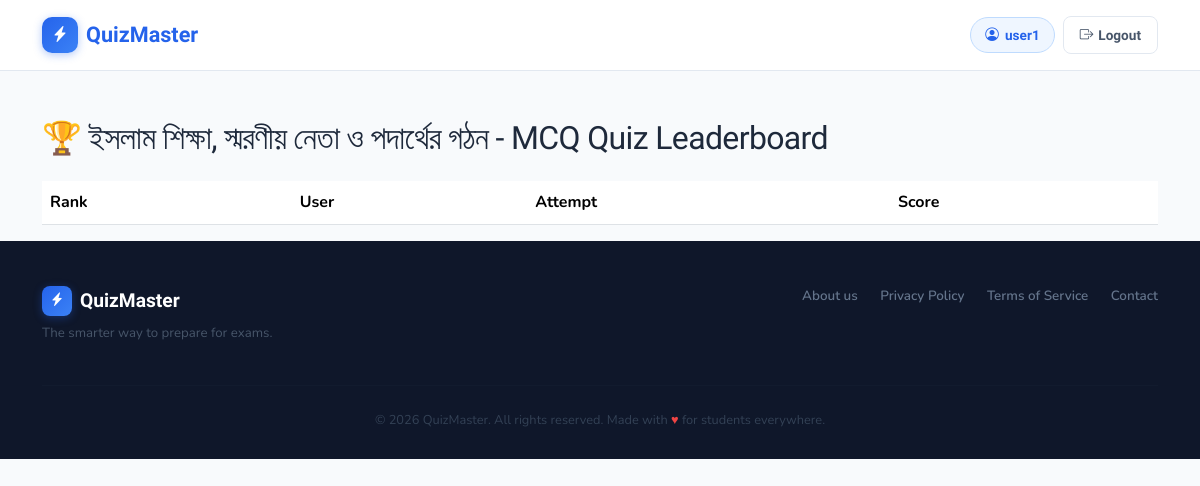
/quiz/1/leaderboard/ (signed in), run on an earlier commit of the app's database.
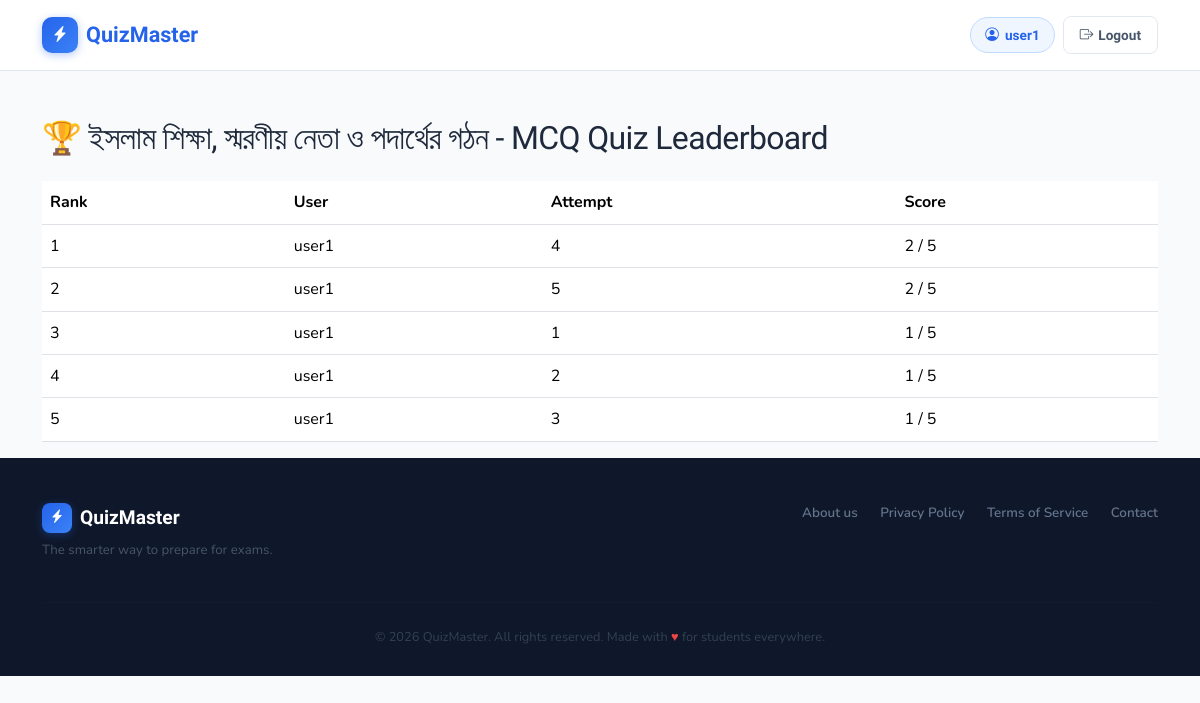
And on a later commit of the database.
### quiz/models.py (models this page shows, shortened)
class Quiz(models.Model):
    subject = models.ForeignKey(Subject, on_delete=models.CASCADE)
    title = models.CharField(max_length=200)
    questions_json = models.JSONField()
    created_at = models.DateTimeField(auto_now_add=True)

class QuizAttempt(models.Model):
    user = models.ForeignKey(User, on_delete=models.CASCADE)
    quiz = models.ForeignKey(Quiz, on_delete=models.CASCADE)
    score = models.IntegerField()
    total = models.IntegerField()
    attempt_number = models.IntegerField()
    created_at = models.DateTimeField(auto_now_add=True)

### quiz/views.py (the view)
# urls.py: path("quiz/<int:quiz_id>/leaderboard/", views.quiz_leaderboard, name="quiz_leaderboard"),
@login_required
def quiz_leaderboard(request, quiz_id):
    quiz = get_object_or_404(Quiz, id=quiz_id)
    leaderboard = QuizAttempt.objects.filter(
        quiz=quiz
    ).order_by("-score", "created_at")
    return render(request, "quiz/quiz_leaderboard.html", {
        "quiz": quiz,
        "leaderboard": leaderboard
    })

### quiz/templates/quiz/quiz_leaderboard.html
{% extends "quiz/base.html" %}
{% block content %}
<div class="container mt-5">
<h2 class="mb-4">
🏆 {{ quiz.title }} Leaderboard
</h2>
<table class="table">
<thead>
<tr>
<th>Rank</th>
<th>User</th>
<th>Attempt</th>
<th>Score</th>
</tr>
</thead>
<tbody>
{% for item in leaderboard %}
<tr>
<td>{{ forloop.counter }}</td>
<td>{{ item.user.username }}</td>
<td>{{ item.attempt_number }}</td>
<td>{{ item.score }} / {{ item.total }}</td>
</tr>
{% endfor %}
</tbody>
</table>
</div>
{% endblock %}

### quiz/templates/quiz/base.html (shortened to what this page needs)
<!DOCTYPE html>
<html lang="en">
<head>
  <link href="https://cdn.jsdelivr.net/npm/bootstrap@5.3.3/dist/css/bootstrap.min.css" rel="stylesheet" />
  <link rel="stylesheet" href="https://cdn.jsdelivr.net/npm/bootstrap-icons@1.11.3/font/bootstrap-icons.min.css" />
</head>
<body>
<nav class="navbar navbar-expand-lg qm-nav" id="mainNav">
  <div class="container">
    <a class="navbar-brand qm-brand" href="{% url 'home' %}">
      <div class="qm-brand-icon"><i class="bi bi-lightning-charge-fill"></i></div>
      QuizMaster
    </a>
    <div class="collapse navbar-collapse" id="navbarNav">
      <div class="ms-auto d-flex align-items-center nav-btns gap-2">
        {% if user.is_authenticated %}
          <span class="nav-user-chip">
            <i class="bi bi-person-circle"></i>{{ user.username }}
          </span>
          <a href="{% url 'logout' %}" class="btn-nav-logout">
            <i class="bi bi-box-arrow-right"></i>Logout
          </a>
        {% else %}
          <a href="{% url 'login' %}" class="btn-nav-login">Login</a>
          <a href="{% url 'register' %}" class="btn-nav-register">
            <i class="bi bi-person-plus-fill me-1"></i>Register Free
          </a>
        {% endif %}
      </div>
    </div>
  </div>
</nav>
<main>{% block content %}{% endblock %}</main>
<footer class="qm-footer">
  <div class="container">
    <div class="row align-items-start">
      <div class="col-12 col-md-6 mb-3 mb-md-0">
        <div class="footer-brand-row">
          <div class="qm-brand-icon" style="width:30px;height:30px;font-size:0.85rem;border-radius:8px;">
            <i class="bi bi-lightning-charge-fill"></i>
          </div>
          <span class="footer-brand-text">QuizMaster</span>
        </div>
        <p class="footer-tagline">The smarter way to prepare for exams.</p>
      </div>
      <div class="col-12 col-md-6 d-flex align-items-center justify-content-md-end">
        <div class="footer-links">
          <a href="{% url 'about' %}">About us</a>
          <a href="#">Privacy Policy</a>
          <a href="#">Terms of Service</a>
          <a href="#">Contact</a>
        </div>
      </div>
    </div>
    <hr class="footer-divider" />
    <div class="text-center">
      <p class="footer-copyright mb-0">
        &copy; {% now "Y" %} QuizMaster. All rights reserved.
        Made with <span style="color:var(--danger);">♥</span> for students everywhere.
      </p>
    </div>
  </div>
</footer>
</body>
</html>

### quiz/templates/quiz/base.html (style rules this page uses)
:root { --primary: #2563EB; --primary-hover: #1d4ed8; --primary-light: #eff6ff; --primary-mid: #bfdbfe; --secondary: #10B981; --secondary-hover:#059669; --secondary-light:#ecfdf5; --bg: #F8FAFC; --text: #1E293B; --text-soft: #475569; --text-muted: #94a3b8; --border: #e2e8f0; --white: #ffffff; --danger: #EF4444; --radius-sm: 8px; --radius-md: 14px; --radius-lg: 20px; --radius-xl: 28px; --shadow-card: 0 2px 16px rgba(37,99,235,0.07), 0 1px 4px rgba(0,0,0,0.05); --shadow-hover: 0 8px 32px rgba(37,99,235,0.13), 0 2px 8px rgba(0,0,0,0.06); --shadow-btn: 0 4px 14px rgba(37,99,235,0.30); }
*, *::before, *::after { box-sizing: border-box; }
html { scroll-behavior: smooth; }
body { background: var(--bg); color: var(--text); font-family: 'Nunito', sans-serif; font-size: 1rem; line-height: 1.65; overflow-x: hidden; }
h1,h2,h3,h4,h5,h6 { font-family: 'Plus Jakarta Sans', sans-serif; color: var(--text); line-height: 1.2; letter-spacing: -0.02em; }
a { text-decoration: none; color: var(--primary); }
.qm-nav { background: rgba(255,255,255,0.92); backdrop-filter: blur(14px); -webkit-backdrop-filter: blur(14px); border-bottom: 1px solid var(--border); padding: 0.75rem 0; position: sticky; top: 0; z-index: 1050; transition: box-shadow 0.3s; }
.qm-brand { font-family: 'Plus Jakarta Sans', sans-serif; font-weight: 800; font-size: 1.35rem; color: var(--primary) !important; display: flex; align-items: center; gap: 0.5rem; }
.qm-brand-icon { width: 36px; height: 36px; background: linear-gradient(135deg, var(--primary), #3b82f6); border-radius: 10px; display: flex; align-items: center; justify-content: center; color: white; font-size: 1rem; flex-shrink: 0; box-shadow: 0 2px 8px rgba(37,99,235,0.35); }
.nav-user-chip { display: inline-flex; align-items: center; gap: 6px; background: var(--primary-light); color: var(--primary); border: 1.5px solid var(--primary-mid); padding: 6px 14px; border-radius: 100px; font-size: 0.85rem; font-weight: 700; font-family: 'Plus Jakarta Sans', sans-serif; }
.btn-nav-logout { background: transparent; color: var(--text-soft); border: 1.5px solid var(--border); padding: 7px 16px; border-radius: var(--radius-sm); font-weight: 600; font-size: 0.85rem; transition: all 0.2s; font-family: 'Plus Jakarta Sans', sans-serif; display: inline-flex; align-items: center; gap: 5px; }
.qm-footer { background: #0f172a; padding: 44px 0 28px; }
.footer-brand-row { display: flex; align-items: center; gap: 0.5rem; margin-bottom: 0.4rem; }
.footer-brand-text { font-family: 'Plus Jakarta Sans', sans-serif; font-size: 1.2rem; font-weight: 800; color: white; }
.footer-tagline { color: #475569; font-size: 0.83rem; }
.footer-divider { border-color: #1e293b; margin: 1.5rem 0; }
.footer-links { display: flex; flex-wrap: wrap; gap: 0.2rem 1.4rem; align-items: center; justify-content: flex-end; }
.footer-links a { color: #64748b; font-size: 0.84rem; font-weight: 600; transition: color 0.2s; }
.footer-copyright { color: #334155; font-size: 0.8rem; }

What changed in the data, as far as the page shows it:
added QuizAttempt: user.username "user1", attempt_number "4", score "2", total "5"
added QuizAttempt: user.username "user1", attempt_number "5", score "2", total "5"
added QuizAttempt: user.username "user1", attempt_number "1", score "1", total "5"
added QuizAttempt: user.username "user1", attempt_number "2", score "1", total "5"
added QuizAttempt: user.username "user1", attempt_number "3", score "1", total "5"
